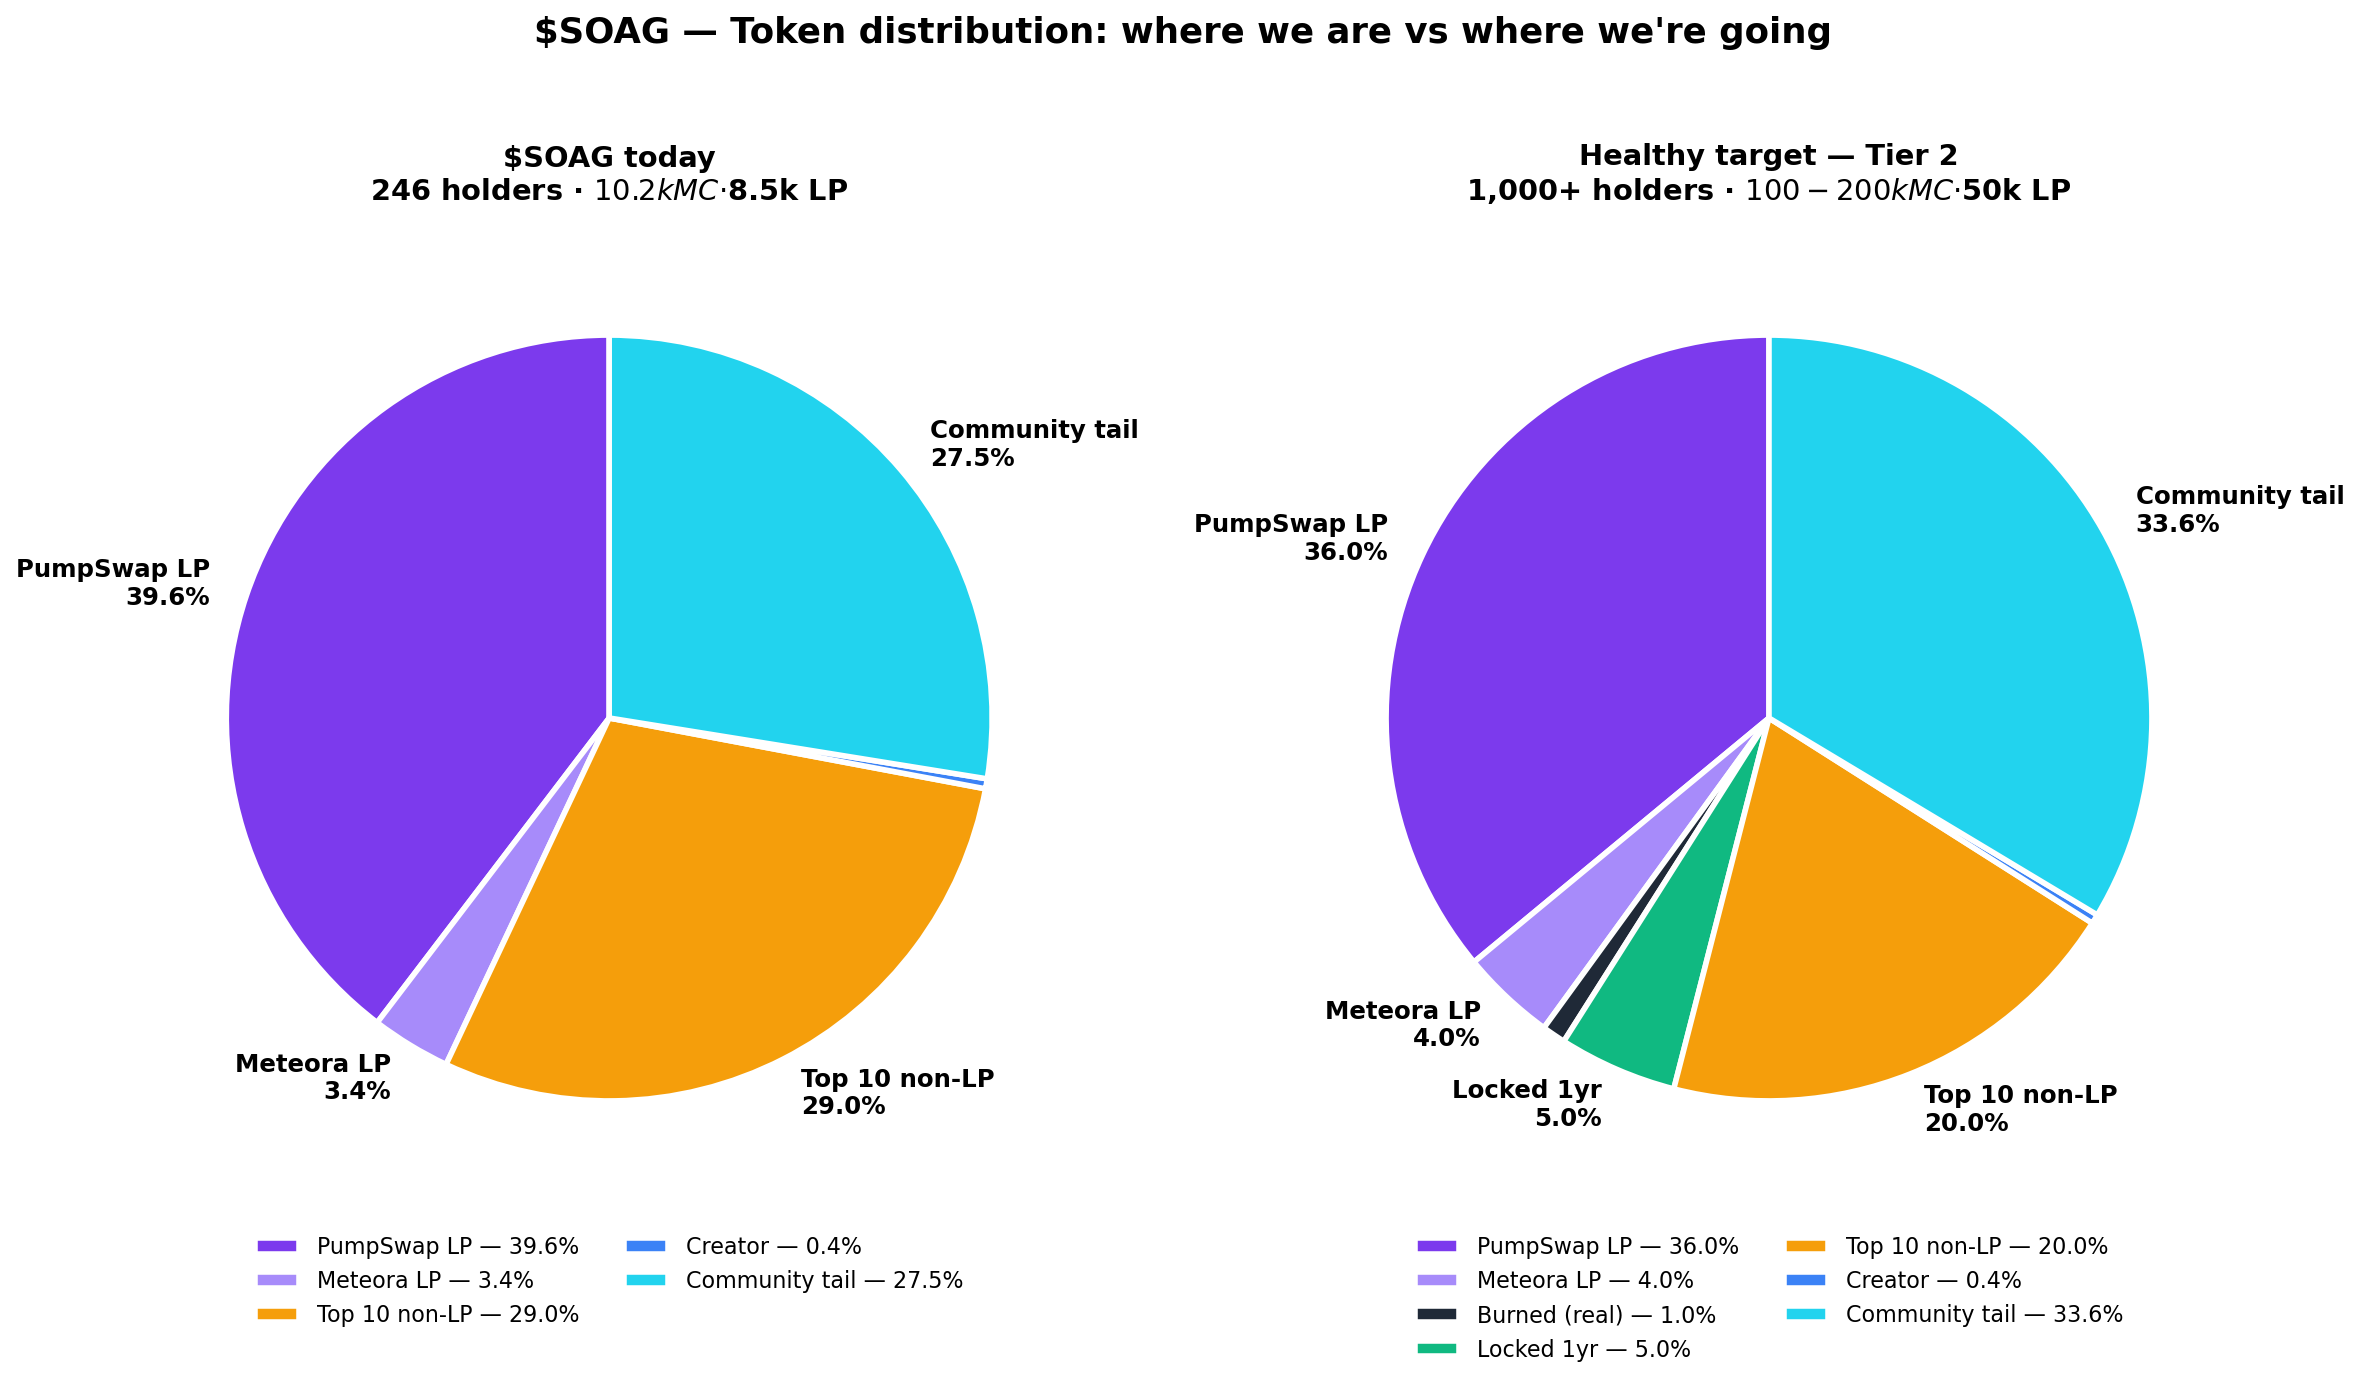

Here is the Python script that generated this plot:
#!/usr/bin/env python3
"""Generate the 2-panel chart for the X post: today vs healthy target."""
import json
import urllib.request
from pathlib import Path
import matplotlib.pyplot as plt

CA = "ADue87cPcDhsyGq2hrDsukp7j8AFTSnaYHSanDATpump"
HELIUS_KEY = "5bb69ab9-3e25-4b80-a043-f1c482490b06"
OUT_DIR = Path(__file__).parent

def get_top_holders():
    url = f"https://mainnet.helius-rpc.com/?api-key={HELIUS_KEY}"
    payload = json.dumps({
        "jsonrpc": "2.0", "id": 1,
        "method": "getTokenLargestAccounts", "params": [CA],
    }).encode()
    req = urllib.request.Request(url, data=payload,
                                  headers={"Content-Type": "application/json"})
    with urllib.request.urlopen(req) as r:
        return json.loads(r.read())["result"]["value"]

COLORS = {
    "pumpswap_lp":  "#7C3AED",
    "meteora_lp":   "#A78BFA",
    "burn":         "#1F2937",
    "lock":         "#10B981",
    "top10":        "#F59E0B",
    "tail":         "#22D3EE",
    "creator":      "#3B82F6",
}

def draw_pie(ax, title, subtitle, slices):
    labels = [f"{lbl}\n{pct:.1f}%" if pct >= 2.5 else "" for lbl, pct, _ in slices]
    values = [pct for _, pct, _ in slices]
    colors = [c for _, _, c in slices]
    wedges, _ = ax.pie(values, labels=labels, colors=colors, startangle=90,
                       wedgeprops={"edgecolor": "white", "linewidth": 2.5},
                       textprops={"fontsize": 11, "fontweight": "bold"})
    ax.set_title(f"{title}\n{subtitle}", fontsize=13, fontweight="bold", pad=18)
    legend_labels = [f"{lbl} — {pct:.1f}%" for lbl, pct, _ in slices]
    ax.legend(wedges, legend_labels, loc="upper center",
              bbox_to_anchor=(0.5, -0.02), frameon=False, fontsize=10, ncol=2)

def make_chart():
    holders = get_top_holders()
    total = 999_990_530.99
    pumpswap_lp = float(holders[0]["uiAmount"]) / total * 100
    meteora_lp  = float(holders[1]["uiAmount"]) / total * 100
    top10_non_lp = sum(float(h["uiAmount"]) for h in holders[2:12]) / total * 100
    creator = 0.42
    tail = 100 - pumpswap_lp - meteora_lp - top10_non_lp - creator

    fig, axes = plt.subplots(1, 2, figsize=(15, 8.5))
    fig.patch.set_facecolor("white")

    today = [
        ("PumpSwap LP",     pumpswap_lp,   COLORS["pumpswap_lp"]),
        ("Meteora LP",      meteora_lp,    COLORS["meteora_lp"]),
        ("Top 10 non-LP",   top10_non_lp,  COLORS["top10"]),
        ("Creator",         creator,       COLORS["creator"]),
        ("Community tail",  tail,          COLORS["tail"]),
    ]
    draw_pie(axes[0], "$SOAG today",
             "246 holders · $10.2k MC · $8.5k LP",
             today)

    # Healthy target — Tier 2 / $200k MC
    target = [
        ("PumpSwap LP",     36.0, COLORS["pumpswap_lp"]),
        ("Meteora LP",      4.0,  COLORS["meteora_lp"]),
        ("Burned (real)",   1.0,  COLORS["burn"]),
        ("Locked 1yr",      5.0,  COLORS["lock"]),
        ("Top 10 non-LP",   20.0, COLORS["top10"]),
        ("Creator",         0.4,  COLORS["creator"]),
        ("Community tail",  33.6, COLORS["tail"]),
    ]
    draw_pie(axes[1], "Healthy target — Tier 2",
             "1,000+ holders · $100-200k MC · $50k LP",
             target)

    fig.suptitle("$SOAG — Token distribution: where we are vs where we're going",
                  fontsize=16, fontweight="bold", y=1.02)
    plt.tight_layout()
    out = OUT_DIR / "soag_2panel.png"
    plt.savefig(out, dpi=160, bbox_inches="tight", facecolor="white")
    print(f"saved: {out}")

if __name__ == "__main__":
    make_chart()
